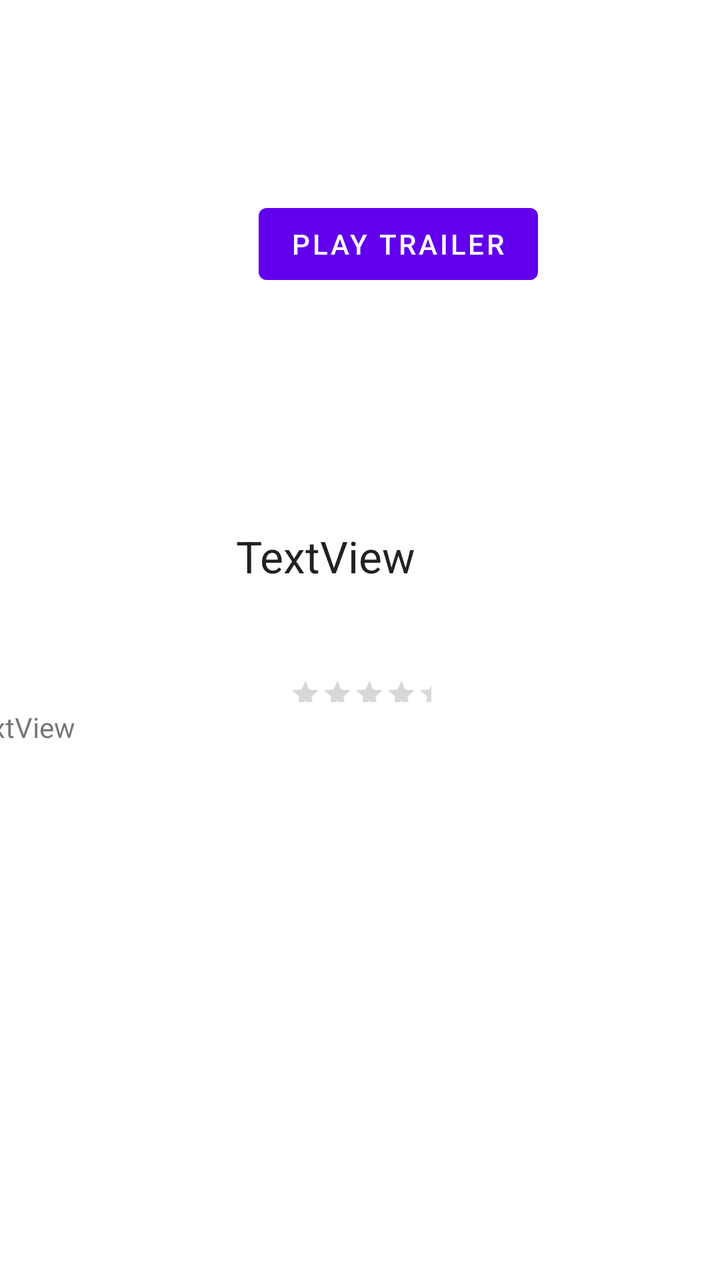
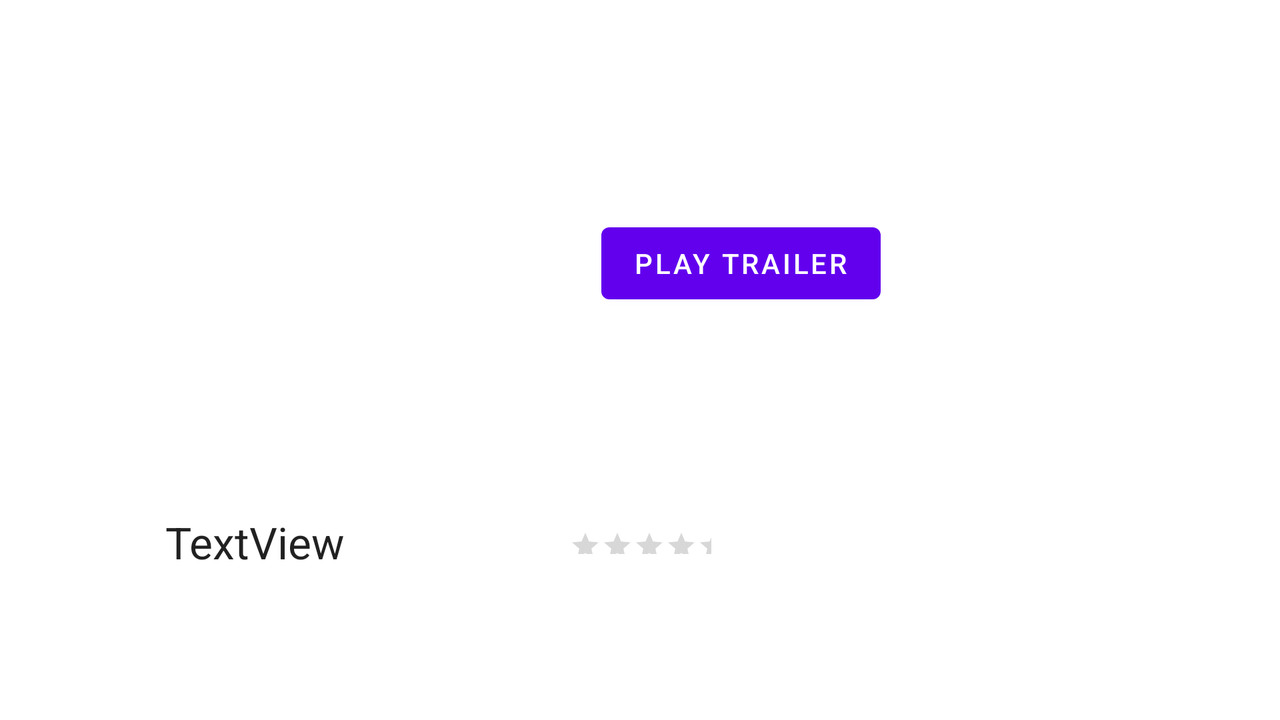

First picture: res/layout/ on a phone held upright. Second picture: the repository's own variant of that layout, on a device whose configuration matches the variant's folder. Source for both follows.
<!-- AndroidManifest.xml: application theme Theme.FlixSter -->
<!-- res/layout/activity_movie_details.xml -->
<?xml version="1.0" encoding="utf-8"?>
<androidx.constraintlayout.widget.ConstraintLayout xmlns:android="http://schemas.android.com/apk/res/android"
    xmlns:app="http://schemas.android.com/apk/res-auto"
    xmlns:tools="http://schemas.android.com/tools"
    android:layout_width="match_parent"
    android:layout_height="match_parent"
    tools:context=".MovieDetailsActivity">

    <TextView
        android:id="@+id/tvTitle2"
        android:layout_width="395dp"
        android:layout_height="116dp"
        android:gravity="center"
        android:text="TextView"
        android:textAppearance="@style/TextAppearance.AppCompat.Large"
        app:layout_constraintEnd_toEndOf="parent"
        app:layout_constraintHorizontal_bias="1.0"
        app:layout_constraintStart_toStartOf="parent"
        app:layout_constraintTop_toBottomOf="@+id/posterDetail" />

    <RatingBar
        android:id="@+id/rbVoteAverage"
        style="@style/Widget.AppCompat.RatingBar.Small"
        android:layout_width="71dp"
        android:layout_height="12dp"
        android:numStars="5"
        android:stepSize="0.5"
        app:layout_constraintBottom_toTopOf="@+id/tvOverView"
        app:layout_constraintEnd_toEndOf="parent"
        app:layout_constraintStart_toStartOf="parent"
        app:layout_constraintTop_toBottomOf="@+id/tvTitle2"
        app:layout_constraintVertical_bias="0.229" />

    <TextView
        android:id="@+id/tvOverView"
        android:layout_width="407dp"
        android:layout_height="211dp"
        android:layout_marginBottom="72dp"
        android:text="TextView"
        app:layout_constraintBottom_toBottomOf="parent"
        app:layout_constraintEnd_toEndOf="parent"
        app:layout_constraintHorizontal_bias="0.421"
        app:layout_constraintStart_toStartOf="parent"
        app:layout_constraintTop_toBottomOf="@+id/rbVoteAverage" />

    <ImageView
        android:id="@+id/posterDetail"
        android:layout_width="401dp"
        android:layout_height="220dp"
        android:onClick="goToTrailer"
        app:layout_constraintBottom_toTopOf="@+id/tvTitle2"
        app:layout_constraintEnd_toEndOf="parent"
        app:layout_constraintHorizontal_bias="0.2"
        app:layout_constraintStart_toStartOf="parent"
        app:layout_constraintTop_toTopOf="parent"
        tools:srcCompat="@tools:sample/avatars" />

    <Button
        android:id="@+id/button"
        android:layout_width="wrap_content"
        android:layout_height="wrap_content"
        android:onClick="goToTrailer"
        android:text="Play Trailer"
        app:layout_constraintBottom_toTopOf="@+id/tvTitle2"
        app:layout_constraintEnd_toEndOf="@+id/posterDetail"
        app:layout_constraintHorizontal_bias="0.511"
        app:layout_constraintStart_toStartOf="parent"
        app:layout_constraintTop_toTopOf="@+id/posterDetail"
        app:layout_constraintVertical_bias="0.569" />
</androidx.constraintlayout.widget.ConstraintLayout>
<!-- resources referenced by this layout -->
<resources>
  <style name="Theme.FlixSter" parent="Theme.MaterialComponents.DayNight.DarkActionBar">
          
          <item name="colorPrimary">@color/purple_500</item>
          <item name="colorPrimaryVariant">@color/purple_700</item>
          <item name="colorOnPrimary">@color/white</item>
          
          <item name="colorSecondary">@color/teal_200</item>
          <item name="colorSecondaryVariant">@color/teal_700</item>
          <item name="colorOnSecondary">@color/black</item>
          
          <item name="android:statusBarColor" tools:targetApi="l">?attr/colorPrimaryVariant</item>
          
      </style>
</resources>
<!-- res/layout-land/activity_movie_details.xml (the repository's variant of the layout above) -->
<!-- drawn on the phone turned sideways -->
<?xml version="1.0" encoding="utf-8"?>
<androidx.constraintlayout.widget.ConstraintLayout xmlns:android="http://schemas.android.com/apk/res/android"
    xmlns:app="http://schemas.android.com/apk/res-auto"
    xmlns:tools="http://schemas.android.com/tools"
    android:layout_width="match_parent"
    android:layout_height="match_parent"
    tools:context=".MovieDetailsActivity">

    <TextView
        android:id="@+id/tvTitle2"
        android:layout_width="255dp"
        android:layout_height="68dp"
        android:layout_marginTop="12dp"
        android:gravity="center"
        android:text="TextView"
        android:textAppearance="@style/TextAppearance.AppCompat.Large"
        app:layout_constraintEnd_toEndOf="parent"
        app:layout_constraintHorizontal_bias="0.0"
        app:layout_constraintStart_toStartOf="parent"
        app:layout_constraintTop_toBottomOf="@+id/posterDetail" />

    <RatingBar
        android:id="@+id/rbVoteAverage"
        style="@style/Widget.AppCompat.RatingBar.Small"
        android:layout_width="71dp"
        android:layout_height="12dp"
        android:layout_marginTop="40dp"
        android:numStars="5"
        android:stepSize="0.5"
        app:layout_constraintEnd_toEndOf="parent"
        app:layout_constraintStart_toStartOf="parent"
        app:layout_constraintTop_toBottomOf="@+id/posterDetail" />

    <TextView
        android:id="@+id/tvOverView"
        android:layout_width="705dp"
        android:layout_height="91dp"
        android:text="TextView"
        android:visibility="invisible"
        app:layout_constraintBottom_toBottomOf="parent"
        app:layout_constraintEnd_toEndOf="parent"
        app:layout_constraintHorizontal_bias="0.0"
        app:layout_constraintStart_toStartOf="parent"
        app:layout_constraintTop_toBottomOf="@+id/rbVoteAverage" />

    <ImageView
        android:id="@+id/posterDetail"
        android:layout_width="728dp"
        android:layout_height="225dp"
        android:foregroundGravity="center"
        android:onClick="goToTrailer"
        app:layout_constraintBottom_toTopOf="@+id/tvTitle2"
        app:layout_constraintEnd_toEndOf="parent"
        app:layout_constraintHorizontal_bias="0.0"
        app:layout_constraintStart_toStartOf="parent"
        app:layout_constraintTop_toTopOf="parent"
        tools:srcCompat="@tools:sample/avatars" />

    <Button
        android:id="@+id/button"
        android:layout_width="wrap_content"
        android:layout_height="wrap_content"
        android:onClick="goToTrailer"
        android:text="Play Trailer"
        app:layout_constraintBottom_toTopOf="@+id/tvTitle2"
        app:layout_constraintEnd_toEndOf="@+id/posterDetail"
        app:layout_constraintHorizontal_bias="0.511"
        app:layout_constraintStart_toStartOf="parent"
        app:layout_constraintTop_toTopOf="@+id/posterDetail"
        app:layout_constraintVertical_bias="0.569" />
</androidx.constraintlayout.widget.ConstraintLayout>
